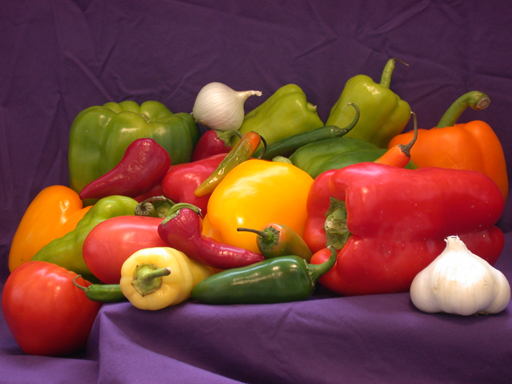
#> input picture P1/Verduras.png, 512 x 384 px, found by its file name
$ python Ejercicio_5.py
#> lines starting #> are read from the running program, lines starting #| are printed output that depends on the picture
# EJERCICIO 5 - COMBINACIÓN DE TRANSFORMACIONES SIMPLES EN OPENCV
# ---------------------------------------------------------------

# 5.1. Repita el ejercicio 1, de concatenación de transformaciones simples de
#  la imagen, pero utilizando las funciones de OpenCV antes indicadas. Para
# esto cree el script “warpAffineOpenCV.py”

import cv2
import numpy as np

# Load the image
img = cv2.imread('Verduras.png')
#> img is the input picture: shape (384, 512, 3); mean B, G, R 57.6, 66.4, 120.8

# Define transformation parameters
desplazamiento_x = 50
desplazamiento_y = 30
escalado_x = 0.8
escalado_y = 0.8

# Apply rotation of +10 degrees to the image
(h, w) = img.shape[:2]
#> h = 384; w = 512
center = (w // 2, h // 2)
#> center = (256, 192)
M = cv2.getRotationMatrix2D(center, 10, 1.0)
img_rotated = cv2.warpAffine(img, M, (w, h))
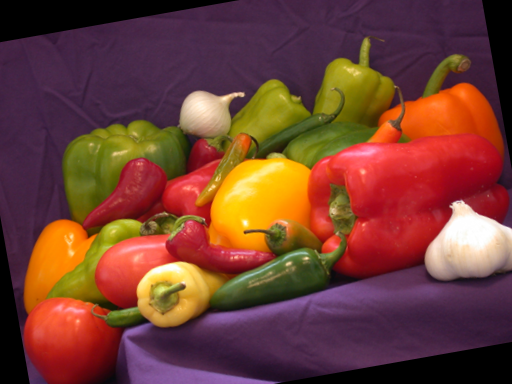
#> img_rotated: shape (384, 512, 3); mean B, G, R 51.2, 62.8, 114.5

# Apply affine transformation (scaling and translation)
M = np.float32([[escalado_x, 0, desplazamiento_x],
                [0, escalado_y, desplazamiento_y]])
img_transformed = cv2.warpAffine(img_rotated, M, (w, h))
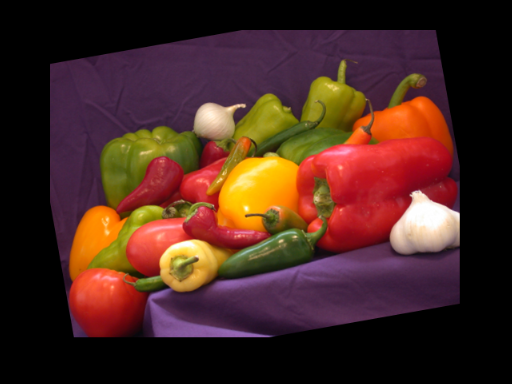
#> img_transformed: shape (384, 512, 3); mean B, G, R 32.8, 40.2, 73.3

# Display the original image, the rotated image, and the transformed image
cv2.imshow('Imagen original', img)
cv2.imshow('Imagen rotada', img_rotated)
cv2.imshow('Imagen transformada', img_transformed)

cv2.waitKey(0)
cv2.destroyAllWindows()

$ run again, with P1/Fruta.png copied over P1/Verduras.png
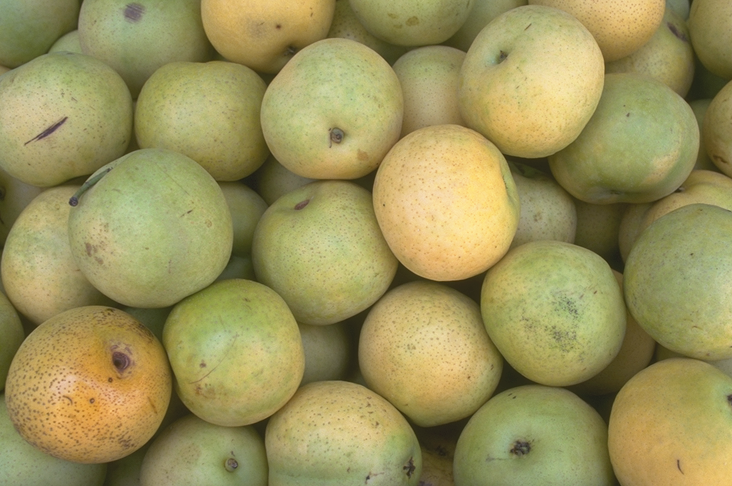
#> input picture P1/Fruta.png, 732 x 486 px, found by its file name
#> img is the input picture: shape (486, 732, 3); mean B, G, R 91.1, 146.4, 154.5
#> `img_rotated = cv2.warpAffine(img, M, (w, h))`:
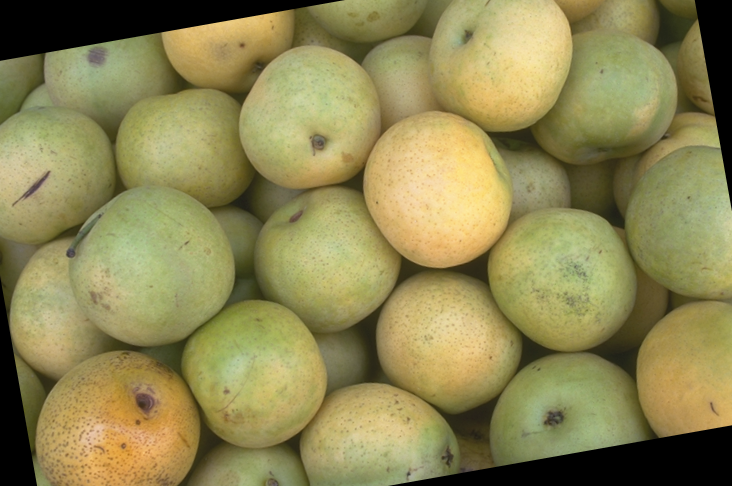
#> img_rotated: shape (486, 732, 3); mean B, G, R 83.6, 134.9, 142.4
#> `img_transformed = cv2.warpAffine(img_rotated, M, (w, h))`:
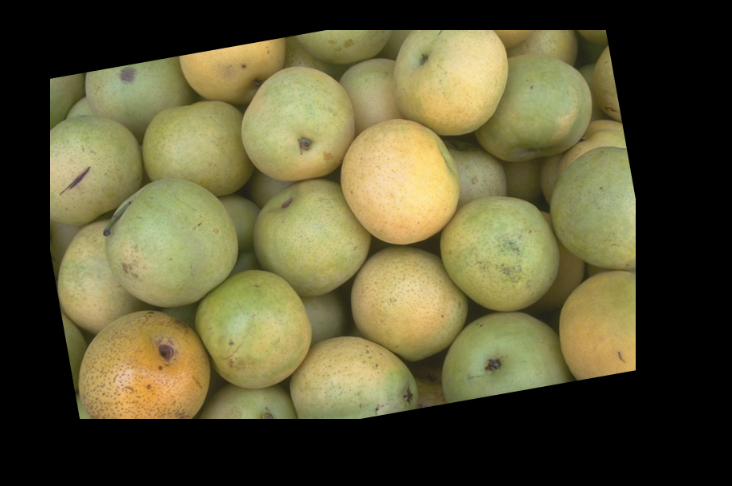
#> img_transformed: shape (486, 732, 3); mean B, G, R 53.6, 86.4, 91.2

$ run again, with P1/Diferencia_Verdura_y_Fruta.tif saved as P1/Verduras.png
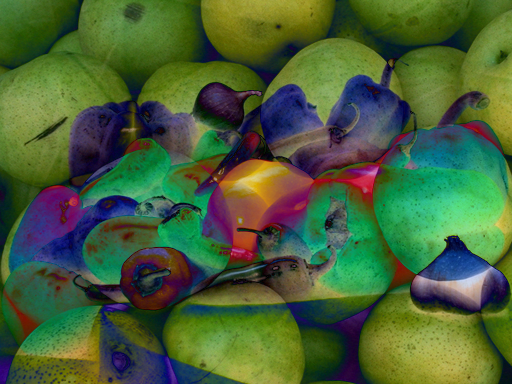
#> input picture P1/Diferencia_Verdura_y_Fruta.tif, 512 x 384 px, found by its file name
#> img is the input picture: shape (384, 512, 3); mean B, G, R 56, 95.8, 71.9
#> `img_rotated = cv2.warpAffine(img, M, (w, h))`:
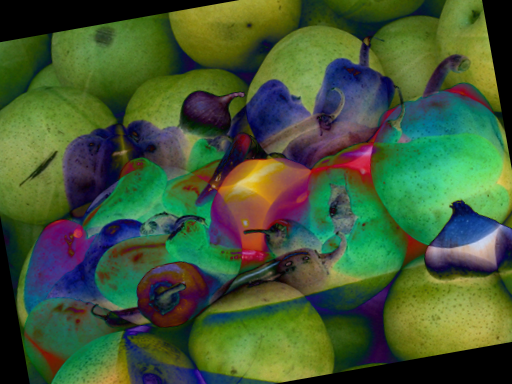
#> img_rotated: shape (384, 512, 3); mean B, G, R 53.1, 88.7, 66.4
#> `img_transformed = cv2.warpAffine(img_rotated, M, (w, h))`:
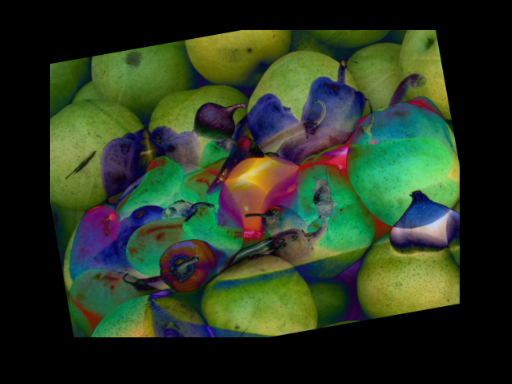
#> img_transformed: shape (384, 512, 3); mean B, G, R 34, 56.8, 42.5
